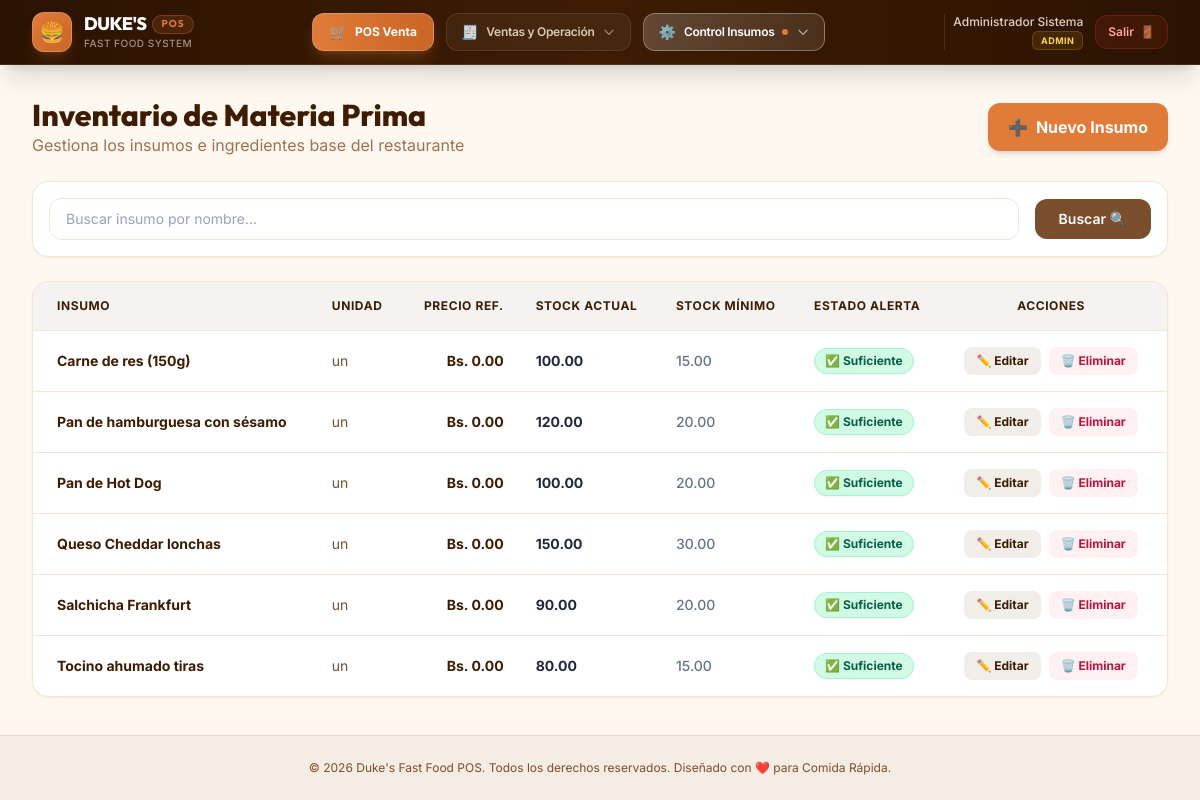
Page /raw-materials (signed in) on the committed database.
### tables this page shows
CREATE TABLE IF NOT EXISTS `raw_materials` (
  `id` INT AUTO_INCREMENT PRIMARY KEY,
  `name` VARCHAR(100) NOT NULL,
  `unit` VARCHAR(20) NOT NULL,
  `price` DECIMAL(10,2) NOT NULL DEFAULT 0.00,
  `current_stock` DECIMAL(10,2) NOT NULL DEFAULT 0.00,
  `min_stock` DECIMAL(10,2) NOT NULL DEFAULT 0.00
);

### app/controllers/RawMaterialController.php (called while the page is built, shortened)
<?php
class RawMaterialController {
    public function index() {
        $search = $_GET['search'] ?? '';
        $rawMaterials = RawMaterial::all($search);
        view('raw_materials/index', [
            'rawMaterials' => $rawMaterials,
            'search' => $search
        ]);
    }
}

### app/models/RawMaterial.php (called while the page is built, shortened)
<?php
class RawMaterial {
    public static function all($search = '') {
        $db = Database::getConnection();
        $query = "SELECT * FROM raw_materials";
        $params = [];
        $query .= " ORDER BY name ASC";
        $stmt = $db->prepare($query);
        $stmt->execute($params);
        return $stmt->fetchAll();
    }
}

### app/views/raw_materials/index.php (the view, shortened to what this page needs)
<div class="space-y-6">
    <div class="flex flex-col sm:flex-row sm:items-center sm:justify-between gap-4">
        <div>
            <h1 class="text-3xl font-heading font-extrabold text-coffee-dark">Inventario de Materia Prima</h1>
            <p class="text-coffee-light">Gestiona los insumos e ingredientes base del restaurante</p>
        </div>
        <div>
            <a href="<?= BASE_URL ?>/raw-materials/create" class="inline-flex items-center gap-2 bg-accent hover:bg-accent-dark text-white px-5 py-3 rounded-xl font-bold shadow-md transition duration-200">
                <span>➕</span> Nuevo Insumo
            </a>
        </div>
    </div>
    <div class="bg-white p-4 rounded-2xl border border-cream-dark shadow-sm">
        <form method="GET" action="<?= BASE_URL ?>/raw-materials" class="flex gap-4 items-center">
            <div class="flex-grow">
                <input type="text" name="search" value="<?= e($search) ?>" placeholder="Buscar insumo por nombre..."
                       class="w-full px-4 py-2.5 rounded-xl border border-cream-dark placeholder-slate-400 focus:outline-none focus:ring-2 focus:ring-accent text-sm">
            </div>
            <div>
                <button type="submit" class="bg-coffee-medium hover:bg-coffee-dark text-white font-semibold px-6 py-2.5 rounded-xl transition duration-200 text-sm">
                    Buscar 🔍
                </button>
            </div>
        </form>
    </div>
    <div class="bg-white rounded-2xl border border-cream-dark overflow-hidden shadow-sm animate-fade-in">
        <?php if (empty($rawMaterials)): ?>
            <div class="p-12 text-center text-slate-400">
                <span class="text-5xl block mb-2">📦</span>
                <p>No se encontraron materias primas registradas.</p>
            </div>
        <?php else: ?>
            <div class="overflow-x-auto">
                <table class="w-full text-left border-collapse">
                    <thead>
                        <tr class="bg-coffee-dark/5 text-coffee-dark border-b border-cream-dark text-xs uppercase font-bold tracking-wider">
                            <th class="p-4 pl-6">Insumo</th>
                            <th class="p-4">Unidad</th>
                            <th class="p-4 text-right">Precio Ref.</th>
                            <th class="p-4">Stock Actual</th>
                            <th class="p-4">Stock Mínimo</th>
                            <th class="p-4">Estado Alerta</th>
                            <th class="p-4 pr-6 text-center">Acciones</th>
                        </tr>
                    </thead>
                    <tbody class="divide-y divide-cream-dark text-sm">
                        <?php foreach ($rawMaterials as $mat): ?>
                            <?php
                            $isLowStock = ($mat['current_stock'] <= $mat['min_stock']);
                            ?>
                            <tr class="hover:bg-cream/10 transition">
                                <td class="p-4 pl-6 font-bold text-coffee-dark"><?= e($mat['name']) ?></td>
                                <td class="p-4 text-coffee-medium"><?= e($mat['unit']) ?></td>
                                <td class="p-4 text-right font-bold text-coffee-dark"><?= formatMoney($mat['price'] ?? 0) ?></td>
                                <td class="p-4 font-bold <?= $isLowStock ? 'text-rose-600' : 'text-slate-800' ?>">
                                    <?= number_format($mat['current_stock'], 2) ?>
                                </td>
                                <td class="p-4 text-slate-500 font-medium"><?= number_format($mat['min_stock'], 2) ?></td>
                                <td class="p-4">
                                    <span class="inline-block px-2.5 py-1 rounded-full text-xs font-bold shadow-sm <?= $isLowStock ? 'bg-rose-100 text-rose-800 border border-rose-200' : 'bg-emerald-100 text-emerald-800 border border-emerald-200' ?>">
                                        <?= $isLowStock ? '⚠️ Crítico' : '✅ Suficiente' ?>
                                    </span>
                                </td>
                                <td class="p-4 pr-6">
                                    <div class="flex items-center justify-center gap-2">
                                        <a href="<?= BASE_URL ?>/raw-materials/edit?id=<?= $mat['id'] ?>" class="bg-coffee-medium/10 hover:bg-coffee-medium/20 text-coffee-dark text-xs font-bold px-3 py-1.5 rounded-lg transition duration-200">
                                            ✏️ Editar
                                        </a>
                                        <form method="POST" action="<?= BASE_URL ?>/raw-materials/delete" onsubmit="return confirm('¿Seguro que deseas eliminar este insumo?');" class="inline">
                                            <button type="submit" class="bg-rose-50 hover:bg-rose-100 text-rose-700 text-xs font-bold px-3 py-1.5 rounded-lg transition duration-200">
                                                🗑️ Eliminar
                                            </button>
                                        </form>
                                    </div>
                                </td>
                            </tr>
                        <?php endforeach; ?>
                    </tbody>
                </table>
            </div>
        <?php endif; ?>
    </div>
</div>

### app/views/layout.php (style rules this page uses)
html { overflow-x: clip !important; }
body { max-width: 100vw; overflow-x: clip !important; }
*, *::before, *::after { max-width: 100%; box-sizing: border-box; }
.overflow-x-auto, [class*="overflow-x-auto"] { max-width: 100% !important; overflow-x: auto !important; }
.animate-fade-in { animation: fadeIn 0.35s cubic-bezier(0.16,1,0.3,1) both; }

### rows in the picture
raw_materials: name "Carne de res (150g)", unit "un", price "Bs. 0.00", current_stock "100.00", min_stock "15.00", shows "✅ Suficiente"
raw_materials: name "Pan de hamburguesa con sésamo", unit "un", price "Bs. 0.00", current_stock "120.00", min_stock "20.00", shows "✅ Suficiente"
raw_materials: name "Pan de Hot Dog", unit "un", price "Bs. 0.00", current_stock "100.00", min_stock "20.00", shows "✅ Suficiente"
raw_materials: name "Queso Cheddar lonchas", unit "un", price "Bs. 0.00", current_stock "150.00", min_stock "30.00", shows "✅ Suficiente"
raw_materials: name "Salchicha Frankfurt", unit "un", price "Bs. 0.00", current_stock "90.00", min_stock "20.00", shows "✅ Suficiente"
raw_materials: name "Tocino ahumado tiras", unit "un", price "Bs. 0.00", current_stock "80.00", min_stock "15.00", shows "✅ Suficiente"

### other values in the picture
$cat['icon'] "🧾"
$cat['title'] "Ventas y Operación"
$cat['icon'] "⚙️"
$activeLabel "Control Insumos"
$currentUser['full_name'] "Administrador Sistema"
$userRole "ADMIN"
